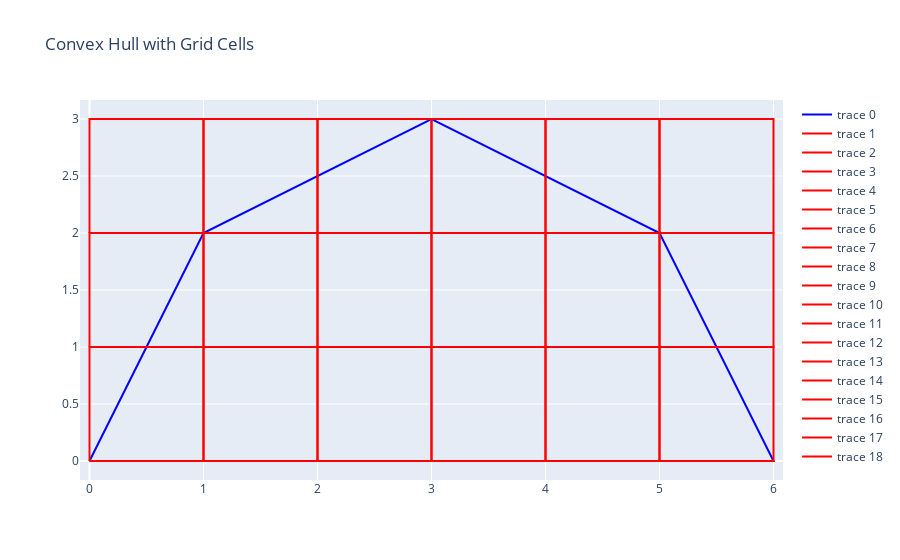

The cell this chart's notebook holds for it:
### Code cell
import plotly.graph_objects as go
from shapely.geometry import Polygon

# Create a Shapely convex hull
points = [(0, 0), (1, 2), (2, 1), (3, 3), (4, 1), (5, 2), (6, 0)]
poly = Polygon(points)
hull = poly.convex_hull

# Create grid cells for the convex hull
grid_size = 1
cells = create_grid(hull, grid_size)

# Create a Plotly figure and add the convex hull and grid cells as traces
fig = go.Figure()
fig.add_trace(go.Scatter(x=hull.exterior.xy[0].tolist(), y=hull.exterior.xy[1].tolist(), mode='lines', line=dict(color='blue')))
for cell in cells:
    fig.add_trace(go.Scatter(x=cell.exterior.xy[0].tolist(), y=cell.exterior.xy[1].tolist(), mode='lines', line=dict(color='red')))

# Set the layout and show the figure
fig.update_layout(title='Convex Hull with Grid Cells', xaxis=dict(scaleanchor="y", scaleratio=1), yaxis=dict(scaleanchor="x", scaleratio=1))
fig.show()

### Figure 1 — Plotly figure (JSON) as saved in the notebook; plotly's stock layout.template omitted (floating-point values rounded to 4 significant figures)
{"data": [{"line": {"color": "blue"}, "mode": "lines", "type": "scatter", "x": [0, 1, 3, 5, 6, 0], "y": [0, 2, 3, 2, 0, 0]}, {"line": {"color": "red"}, "mode": "lines", "type": "scatter", "x": [0, 1, 1, 0, 0], "y": [0, 0, 1, 1, 0]}, {"line": {"color": "red"}, "mode": "lines", "type": "scatter", "x": [0, 1, 1, 0, 0], "y": [1, 1, 2, 2, 1]}, {"line": {"color": "red"}, "mode": "lines", "type": "scatter", "x": [0, 1, 1, 0, 0], "y": [2, 2, 3, 3, 2]}, {"line": {"color": "red"}, "mode": "lines", "type": "scatter", "x": [1, 2, 2, 1, 1], "y": [0, 0, 1, 1, 0]}, {"line": {"color": "red"}, "mode": "lines", "type": "scatter", "x": [1, 2, 2, 1, 1], "y": [1, 1, 2, 2, 1]}, {"line": {"color": "red"}, "mode": "lines", "type": "scatter", "x": [1, 2, 2, 1, 1], "y": [2, 2, 3, 3, 2]}, {"line": {"color": "red"}, "mode": "lines", "type": "scatter", "x": [2, 3, 3, 2, 2], "y": [0, 0, 1, 1, 0]}, {"line": {"color": "red"}, "mode": "lines", "type": "scatter", "x": [2, 3, 3, 2, 2], "y": [1, 1, 2, 2, 1]}, {"line": {"color": "red"}, "mode": "lines", "type": "scatter", "x": [2, 3, 3, 2, 2], "y": [2, 2, 3, 3, 2]}, {"line": {"color": "red"}, "mode": "lines", "type": "scatter", "x": [3, 4, 4, 3, 3], "y": [0, 0, 1, 1, 0]}, {"line": {"color": "red"}, "mode": "lines", "type": "scatter", "x": [3, 4, 4, 3, 3], "y": [1, 1, 2, 2, 1]}, {"line": {"color": "red"}, "mode": "lines", "type": "scatter", "x": [3, 4, 4, 3, 3], "y": [2, 2, 3, 3, 2]}, {"line": {"color": "red"}, "mode": "lines", "type": "scatter", "x": [4, 5, 5, 4, 4], "y": [0, 0, 1, 1, 0]}, {"line": {"color": "red"}, "mode": "lines", "type": "scatter", "x": [4, 5, 5, 4, 4], "y": [1, 1, 2, 2, 1]}, {"line": {"color": "red"}, "mode": "lines", "type": "scatter", "x": [4, 5, 5, 4, 4], "y": [2, 2, 3, 3, 2]}, {"line": {"color": "red"}, "mode": "lines", "type": "scatter", "x": [5, 6, 6, 5, 5], "y": [0, 0, 1, 1, 0]}, {"line": {"color": "red"}, "mode": "lines", "type": "scatter", "x": [5, 6, 6, 5, 5], "y": [1, 1, 2, 2, 1]}, {"line": {"color": "red"}, "mode": "lines", "type": "scatter", "x": [5, 6, 6, 5, 5], "y": [2, 2, 3, 3, 2]}], "layout": {"title": {"text": "Convex Hull with Grid Cells"}, "xaxis": {"scaleanchor": "y", "scaleratio": 1}, "yaxis": {"scaleanchor": "x", "scaleratio": 1}}}
